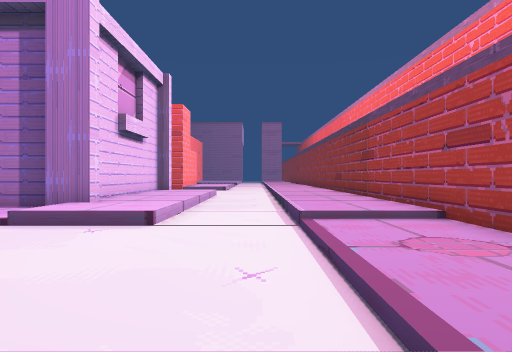
[1] (above)

18 first-person views from a walk through a scene from a Unity 3-D project. The camera is 1.2 m above the floor, looks level and sees 70° across. The floor is counted in squares, 2 m on a side. Each view is taken from the middle of a square. On the plan, view 1 faces up. The plan holds only what a view shows up to about 10 squares ahead; the rest is blank. The place goes on beyond the plan. The player character is not drawn.

[2]
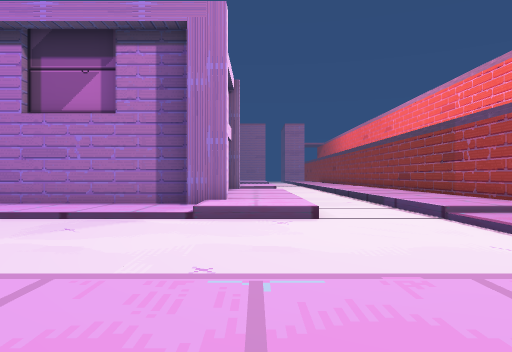

[3]
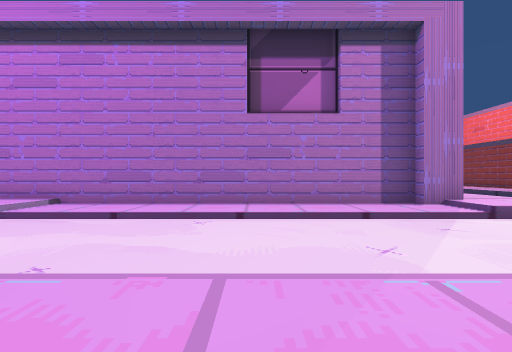

[4]
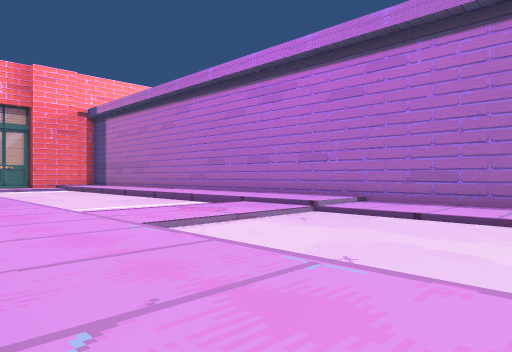

[5]
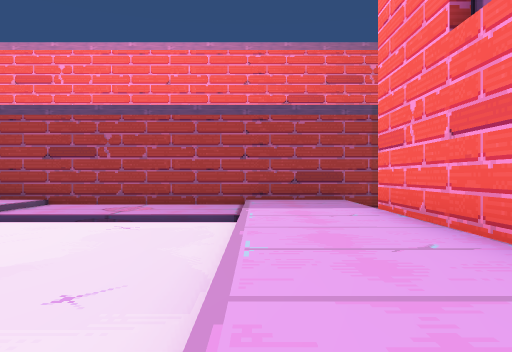

[6]
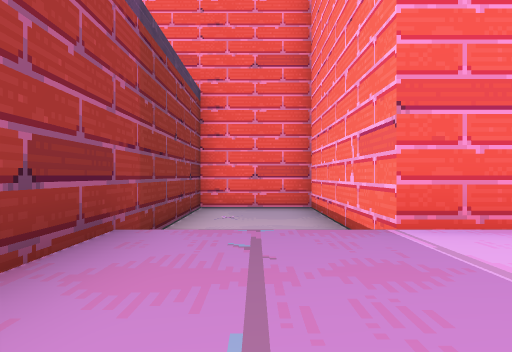

[7]
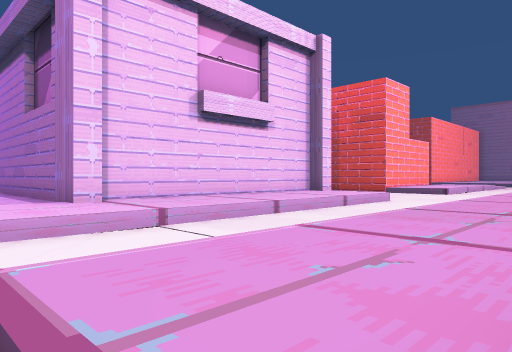

[8]
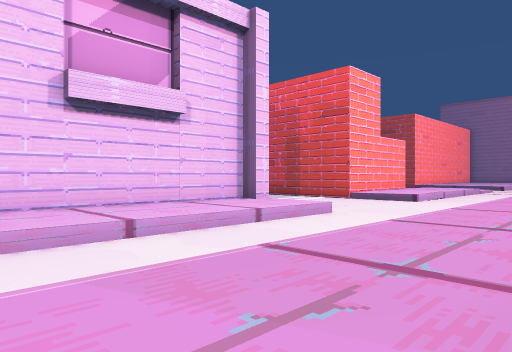

[9]
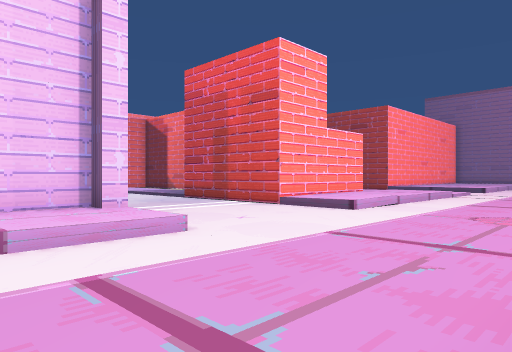

[10]
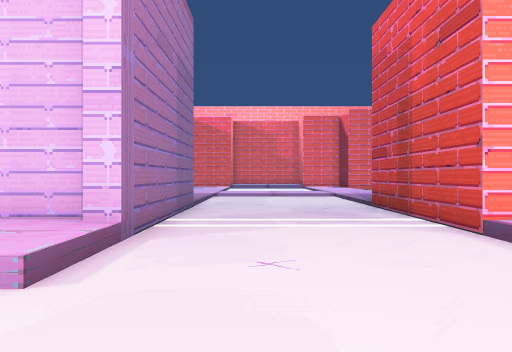

[11]
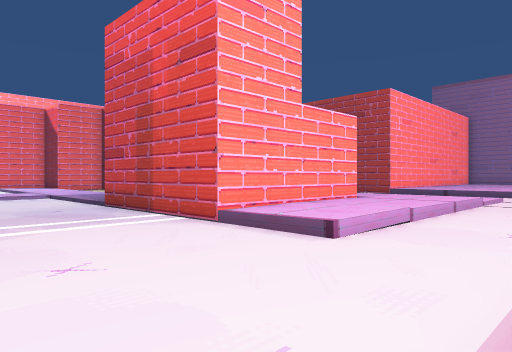

[12]
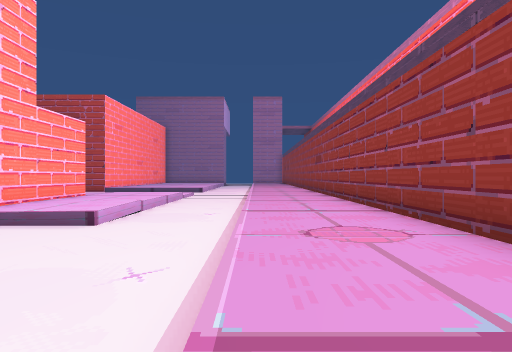

[13]
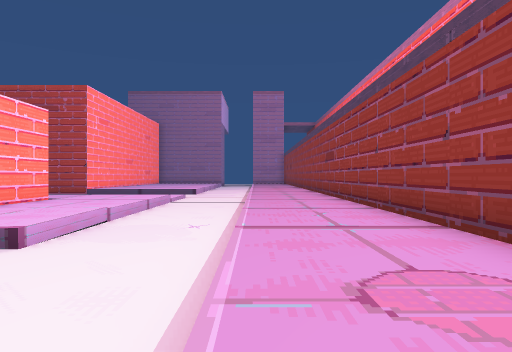

[14]
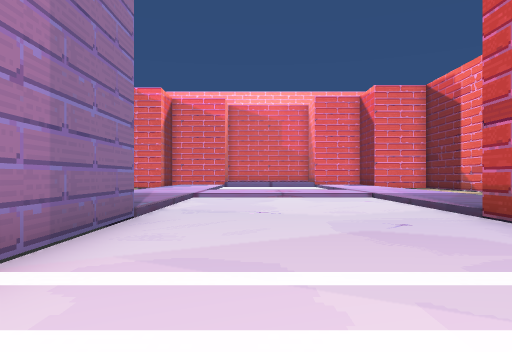

[15]
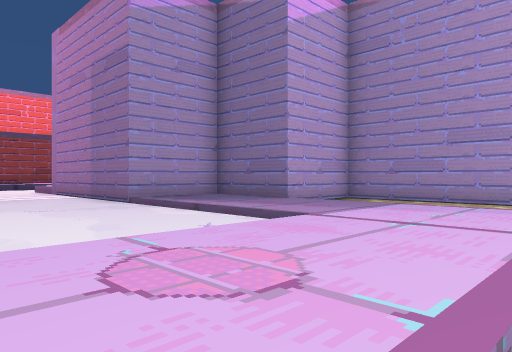

[16]
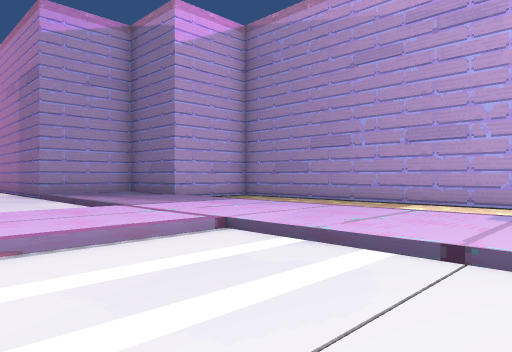

[17]
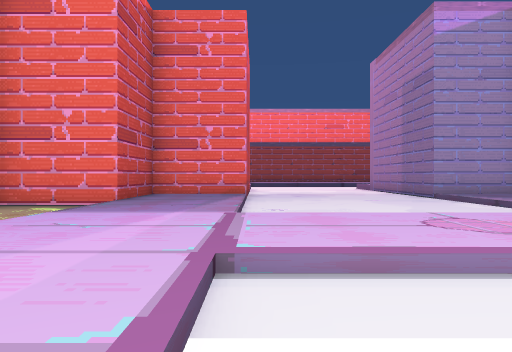

[18]
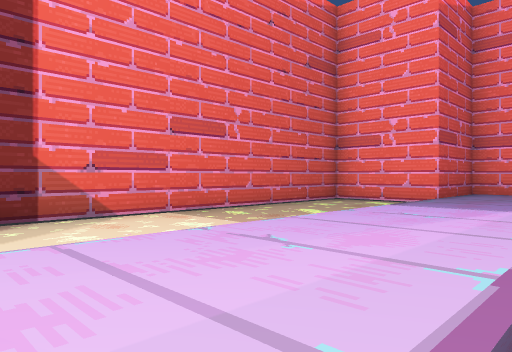

### Floor plan
Key: @ floor where view 1 was taken; # wall or solid block; . main floor; : floor 0.25 m higher than the main floor; + floor 0.5 m higher than the main floor; / step, stairs or slope.
Columns run from 20 left of view 1 to 4 right of it. Each row starts with its distance up from view 1.
 27  #########      /+/../++#
 26  ........#     #++/../++#
 25  ........#     #++/../++#
 24 /////////###   #++/../++#
 23 :::::::::::#   #++/../++#
 22 :::::::::::#####++/../++#
 21 ////:://///.....///../++#
 20   ./::/............../++#
 19 .///::/............../++#
 18 .///::/............../++#
 17 .///::/............../++
 16 ////:://///######//../++
 15  ::::::::::#   #++/../++
 14  ////////::#   #++/../++
 13          ###   #++/../++
 12  ........#     #++/../++
 11  #########     #++/../++
 10     #####      #++/../++#
  9     ############++/../++#
  8      +/::::::::##+/../++#
  7      +/:::::::::/+/../++#
  6     ////////////////////#
  5    /::/............../::#
  4   ./::/............../::#
  3  ../::/............../::#
  2 .../::/....... ....../::#
  1 ////////////////////////#
  0    ++++++++++  +++++@+++#
 -1         ++++    +++++///#
 -2                  ####   #
 -3                     #...#
 -4                     #...#
 -5                     #...#
 -6                     #...#
 -7                     #####

Positions as (right, up) in squares from view 1, and headings:
1: (0, 0), facing up
2: (-3, -1), facing up
3: (-9, -1), facing up
4: (-9, -1), facing up-left
5: (-6, 1), facing right
6: (2, 2), facing down
7: (3, 6), facing up-left
8: (3, 9), facing up-left
9: (3, 13), facing up-left
10: (1, 18), facing left
11: (1, 17), facing up-left
12: (1, 15), facing up
13: (1, 17), facing up
14: (-4, 18), facing left
15: (-17, 20), facing down-right
16: (-20, 19), facing down-right
17: (-19, 21), facing right
18: (-20, 21), facing up-right
